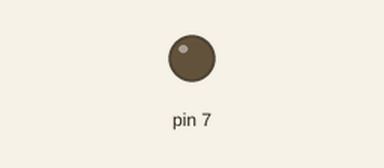
This sketch was run on a simulated Arduino Uno, built with avr-gcc and run on an emulated ATmega328P. On the bench: output pins drawn as LEDs (lit = HIGH). Dashed ring = blinking. At 2.0 s the program stops and its outputs stay as they are.

Above: at 0.5 s.
At 1.85 s:
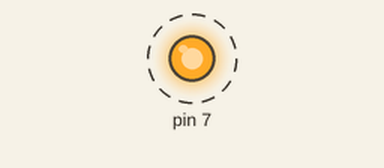
Timing chart, 0 to 3.0 s (numbered marks = the images above):
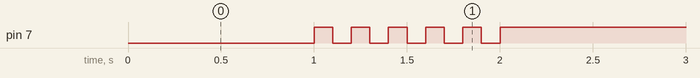

Measured:
- by itself, pin 7: alternates HIGH for 0.10 s and LOW for 0.10 s, 11 changes in all, then stays HIGH

The sketch:

05_practice_2.ino.ino
```cpp
void setup() {
  pinMode(7, OUTPUT);
}

void loop() {

  digitalWrite(7, LOW);
  delay(1000);

  int i = 0;
  while(i<5) {
    digitalWrite(7, HIGH);
    delay(100);
    digitalWrite(7, LOW);
    delay(100);
    i++;
  }

  while(1) {
    digitalWrite(7, HIGH);
  }
}
```
